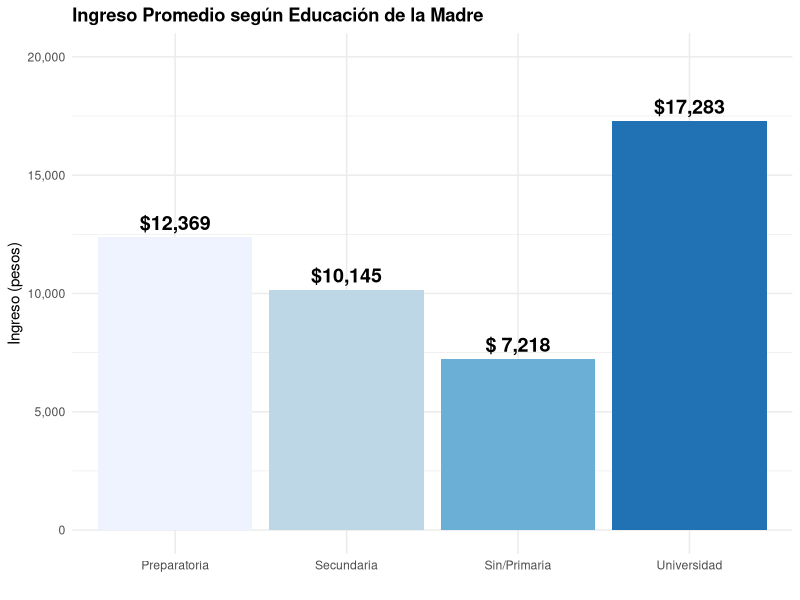
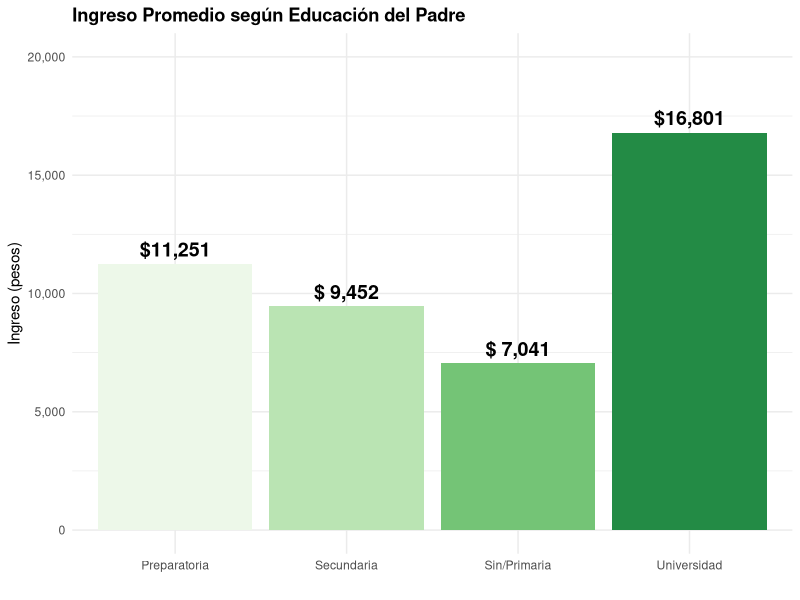
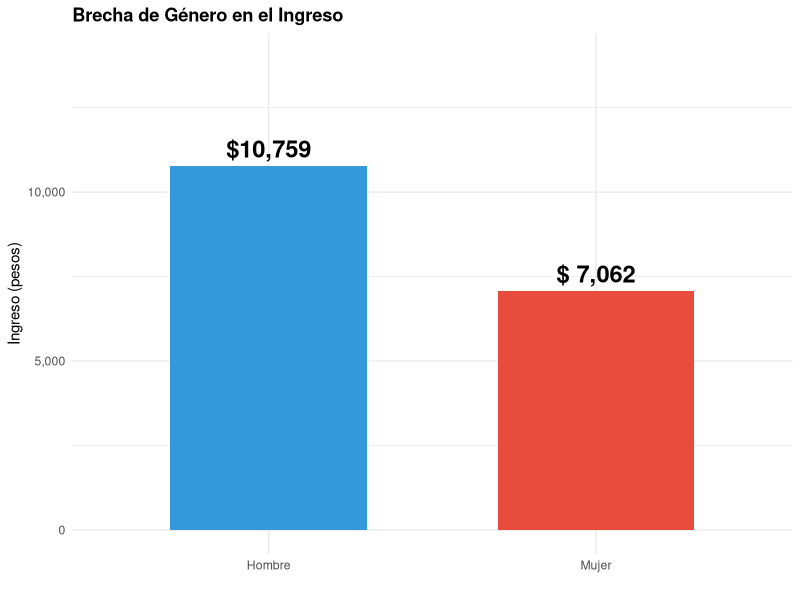
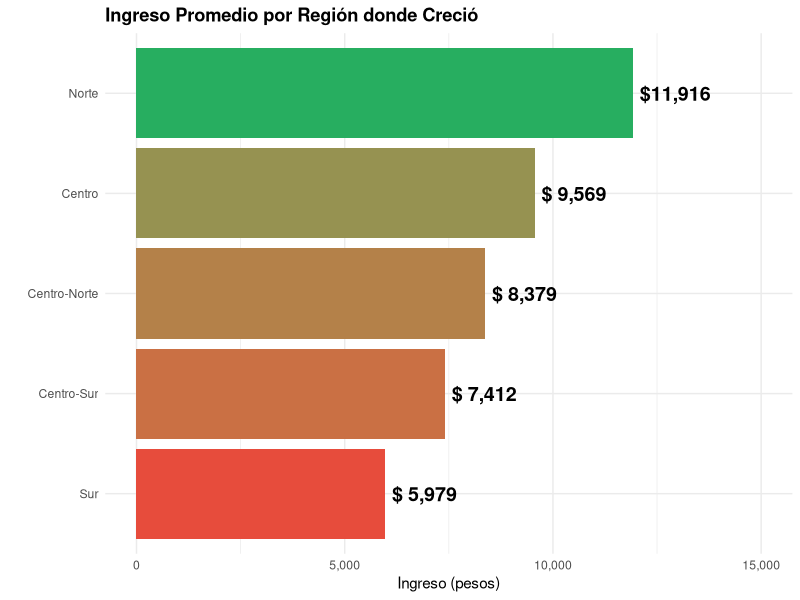
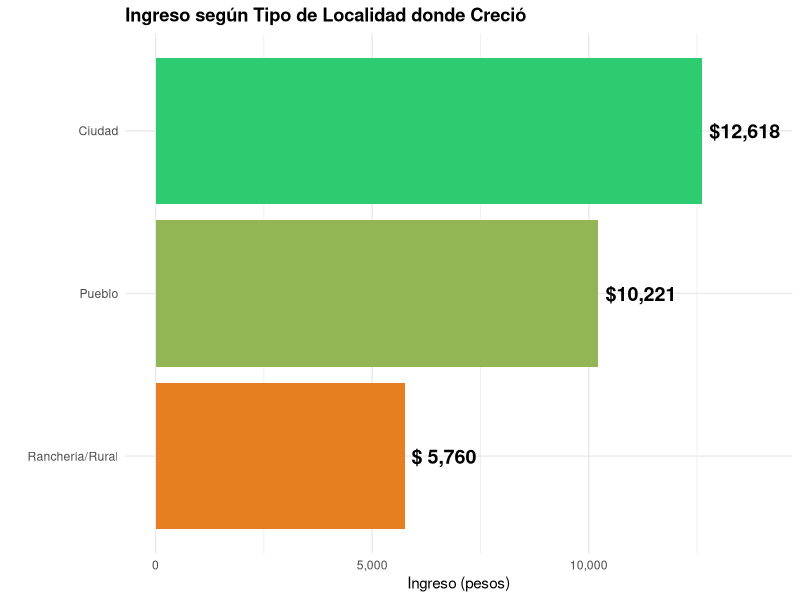
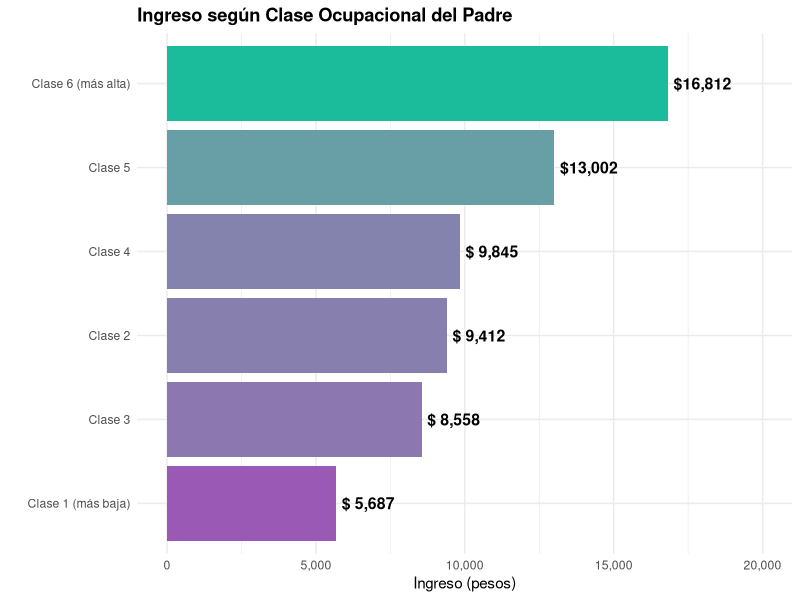
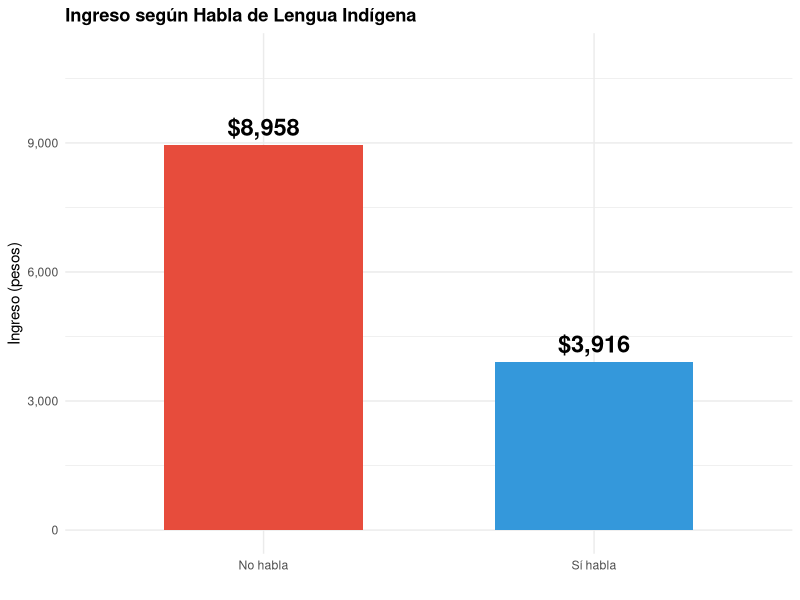

These figures' R source, in order:
## ---- chunk 1
knitr::opts_chunk$set(echo = FALSE, warning = FALSE, message = FALSE)
library(ggplot2)
library(knitr)
library(kableExtra)
## ---- chunk 2
resultado <- data.frame(
  Modelo = c("Random Forest", "XGBoost", "Árbol de Decisión", "Gradient Boosting"),
  IOp = c("52.6%", "53.5%", "55.4%", "56.8%"),
  Nota = c("Estimación principal", "Con SHAP", "58 tipos", "Mayor R²")
)
kable(resultado) %>% kable_styling(bootstrap_options = c("striped", "hover"), full_width = FALSE)
## ---- chunk 3
educm <- data.frame(
  Educacion = c("Sin/Primaria", "Secundaria", "Preparatoria", "Universidad"),
  Ingreso = c(7218, 10145, 12369, 17283)
)
## ---- chunk 4
ggplot(educm, aes(x = Educacion, y = Ingreso, fill = Educacion)) +
  geom_bar(stat = "identity") +
  geom_text(aes(label = paste0("$", format(Ingreso, big.mark = ","))), vjust = -0.5, size = 5, fontface = "bold") +
  scale_fill_brewer(palette = "Blues") +
  labs(title = "Ingreso Promedio según Educación de la Madre",
       x = "", y = "Ingreso (pesos)") +
  theme_minimal() +
  theme(legend.position = "none", plot.title = element_text(face = "bold")) +
  scale_y_continuous(limits = c(0, 20000), labels = scales::comma)
## ---- chunk 5
educm$Ingreso_fmt <- paste0("$", format(round(educm$Ingreso), big.mark = ","))
kable(educm[, c("Educacion", "Ingreso_fmt")],
      col.names = c("Educación Madre", "Ingreso Promedio")) %>%
  kable_styling(bootstrap_options = c("striped"), full_width = FALSE)
## ---- chunk 6
educp <- data.frame(
  Educacion = c("Sin/Primaria", "Secundaria", "Preparatoria", "Universidad"),
  Ingreso = c(7041, 9452, 11251, 16801)
)
## ---- chunk 7
ggplot(educp, aes(x = Educacion, y = Ingreso, fill = Educacion)) +
  geom_bar(stat = "identity") +
  geom_text(aes(label = paste0("$", format(Ingreso, big.mark = ","))), vjust = -0.5, size = 5, fontface = "bold") +
  scale_fill_brewer(palette = "Greens") +
  labs(title = "Ingreso Promedio según Educación del Padre",
       x = "", y = "Ingreso (pesos)") +
  theme_minimal() +
  theme(legend.position = "none", plot.title = element_text(face = "bold")) +
  scale_y_continuous(limits = c(0, 20000), labels = scales::comma)
## ---- chunk 8
sexo <- data.frame(
  Sexo = c("Hombre", "Mujer"),
  Ingreso = c(10759, 7062)
)
## ---- chunk 9
ggplot(sexo, aes(x = Sexo, y = Ingreso, fill = Sexo)) +
  geom_bar(stat = "identity", width = 0.6) +
  geom_text(aes(label = paste0("$", format(Ingreso, big.mark = ","))), vjust = -0.5, size = 6, fontface = "bold") +
  scale_fill_manual(values = c("#3498db", "#e74c3c")) +
  labs(title = "Brecha de Género en el Ingreso",
       x = "", y = "Ingreso (pesos)") +
  theme_minimal() +
  theme(legend.position = "none", plot.title = element_text(face = "bold")) +
  scale_y_continuous(limits = c(0, 14000), labels = scales::comma)
## ---- chunk 10
region <- data.frame(
  Region = c("Norte", "Centro-Norte", "Centro", "Centro-Sur", "Sur"),
  Ingreso = c(11916, 8379, 9569, 7412, 5979)
)
## ---- chunk 11
ggplot(region, aes(x = reorder(Region, Ingreso), y = Ingreso, fill = Ingreso)) +
  geom_bar(stat = "identity") +
  geom_text(aes(label = paste0("$", format(Ingreso, big.mark = ","))), hjust = -0.1, size = 5, fontface = "bold") +
  scale_fill_gradient(low = "#e74c3c", high = "#27ae60") +
  coord_flip() +
  labs(title = "Ingreso Promedio por Región donde Creció",
       x = "", y = "Ingreso (pesos)") +
  theme_minimal() +
  theme(legend.position = "none", plot.title = element_text(face = "bold")) +
  scale_y_continuous(limits = c(0, 15000), labels = scales::comma)
## ---- chunk 12
rural <- data.frame(
  Tipo = c("Ciudad", "Pueblo", "Ranchería/Rural"),
  Ingreso = c(12618, 10221, 5760)
)
## ---- chunk 13
ggplot(rural, aes(x = reorder(Tipo, Ingreso), y = Ingreso, fill = Ingreso)) +
  geom_bar(stat = "identity") +
  geom_text(aes(label = paste0("$", format(Ingreso, big.mark = ","))), hjust = -0.1, size = 5, fontface = "bold") +
  scale_fill_gradient(low = "#e67e22", high = "#2ecc71") +
  coord_flip() +
  labs(title = "Ingreso según Tipo de Localidad donde Creció",
       x = "", y = "Ingreso (pesos)") +
  theme_minimal() +
  theme(legend.position = "none", plot.title = element_text(face = "bold")) +
  scale_y_continuous(limits = c(0, 14000), labels = scales::comma)
## ---- chunk 14
clasep <- data.frame(
  Clase = c("Clase 1 (más baja)", "Clase 2", "Clase 3", "Clase 4", "Clase 5", "Clase 6 (más alta)"),
  Ingreso = c(5687, 9412, 8558, 9845, 13002, 16812)
)
## ---- chunk 15
ggplot(clasep, aes(x = reorder(Clase, Ingreso), y = Ingreso, fill = Ingreso)) +
  geom_bar(stat = "identity") +
  geom_text(aes(label = paste0("$", format(Ingreso, big.mark = ","))), hjust = -0.1, size = 4, fontface = "bold") +
  scale_fill_gradient(low = "#9b59b6", high = "#1abc9c") +
  coord_flip() +
  labs(title = "Ingreso según Clase Ocupacional del Padre",
       x = "", y = "Ingreso (pesos)") +
  theme_minimal() +
  theme(legend.position = "none", plot.title = element_text(face = "bold")) +
  scale_y_continuous(limits = c(0, 20000), labels = scales::comma)
## ---- chunk 16
indigena <- data.frame(
  Habla = c("Sí habla", "No habla"),
  Ingreso = c(3916, 8958)
)
## ---- chunk 17
ggplot(indigena, aes(x = Habla, y = Ingreso, fill = Habla)) +
  geom_bar(stat = "identity", width = 0.6) +
  geom_text(aes(label = paste0("$", format(Ingreso, big.mark = ","))), vjust = -0.5, size = 6, fontface = "bold") +
  scale_fill_manual(values = c("#e74c3c", "#3498db")) +
  labs(title = "Ingreso según Habla de Lengua Indígena",
       x = "", y = "Ingreso (pesos)") +
  theme_minimal() +
  theme(legend.position = "none", plot.title = element_text(face = "bold")) +
  scale_y_continuous(limits = c(0, 11000), labels = scales::comma)
## ---- chunk 18
brechas <- data.frame(
  Circunstancia = c(
    "Clase ocupacional padre (Alta vs Baja)",
    "Educación madre (Universidad vs Sin primaria)",
    "Educación padre (Universidad vs Sin primaria)",
    "Lengua indígena (No vs Sí)",
    "Localidad (Ciudad vs Rural)",
    "Región (Norte vs Sur)",
    "Sexo (Hombre vs Mujer)"
  ),
  Brecha = c(3.0, 2.4, 2.4, 2.3, 2.2, 2.0, 1.5),
  Diferencia = c("$11,125", "$10,065", "$9,760", "$5,042", "$6,858", "$5,937", "$3,697")
)

kable(brechas, col.names = c("Circunstancia", "Brecha (veces)", "Diferencia en pesos")) %>%
  kable_styling(bootstrap_options = c("striped", "hover"), full_width = FALSE) %>%
  row_spec(1:3, bold = TRUE, background = "#ffe6e6")
